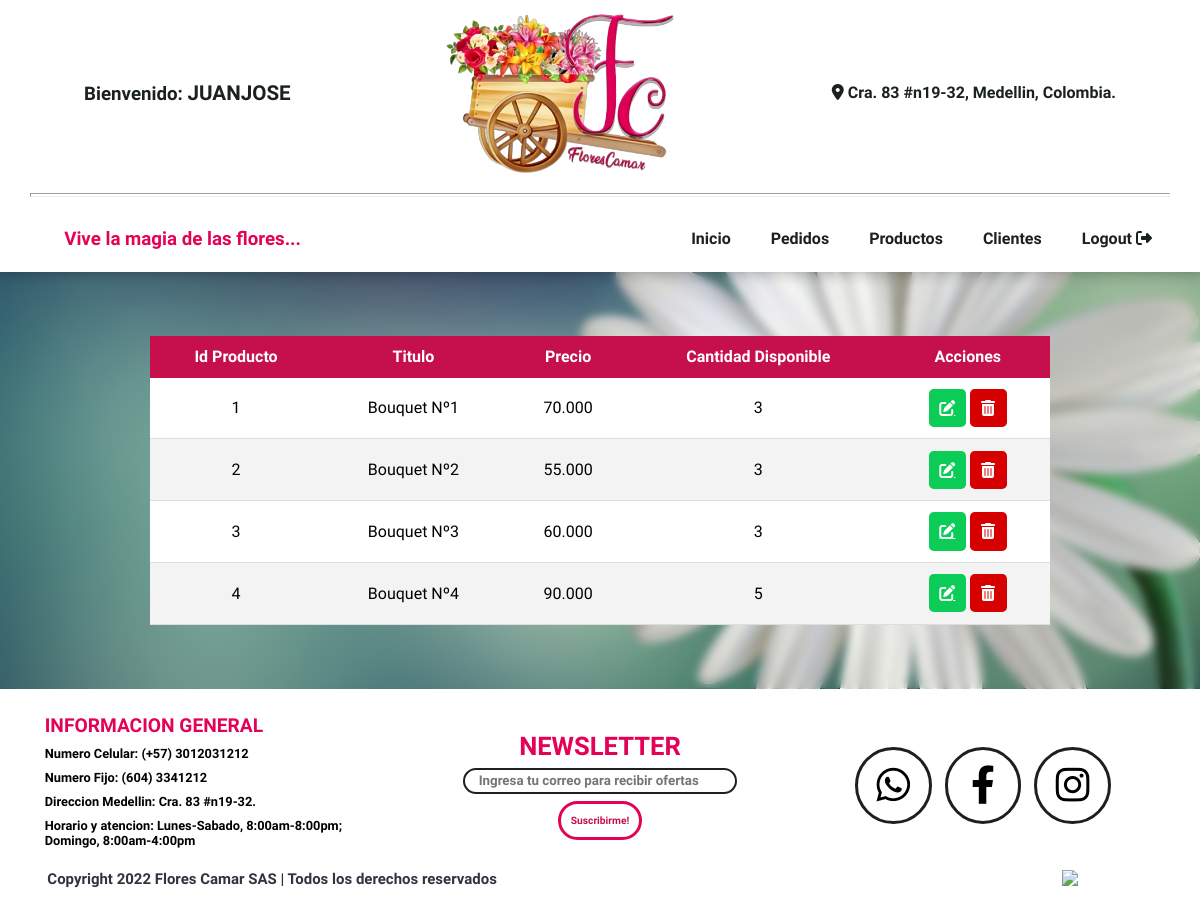
/admin/bouquets.php (signed in), run on the app's committed database.
### tables this page shows
CREATE TABLE `bouquets` (
  `id` int(11) NOT NULL,
  `titulo` text NOT NULL,
  `descripcion` longtext NOT NULL,
  `caracteristica1` text NOT NULL,
  `caracteristica2` text NOT NULL,
  `caracteristica3` text NOT NULL,
  `caracteristica4` text NOT NULL,
  `img` text NOT NULL,
  `precio` int(11) NOT NULL,
  `precioPantalla` varchar(50) NOT NULL,
  `inventario` int(11) NOT NULL
);

### admin/bouquets.php (the view, shortened to what this page needs)
<!DOCTYPE html>
<html>
<head>
	<link rel="stylesheet" type="text/css" href="../css/main.css">
	<link rel="stylesheet" type="text/css" href="../css/tabla.css">
	<link rel="stylesheet" type="text/css" href="../css/tablas_productos.css">
	<link rel="stylesheet" href="https://cdnjs.cloudflare.com/ajax/libs/font-awesome/6.1.1/css/all.min.css">
</head>
<header id="navbar">
	<div class="up">
		<h3 class="number">Bienvenido: <span><?php echo $_SESSION['usuario_admin']; ?></span>  </h3>
		<img id="logo" class="logo" alt="logo flores camar sas" src="../imgs/logo-nobg.png">
		<span class="location"><i class="fa-solid fa-location-dot"></i> Cra. 83 #n19-32, Medellin, Colombia.</span>
	</div>
	<hr id="navbar__divisor">
	<div class="down">
		<h3 class="slogan">Vive la magia de las flores...</h3>
	<nav>
		<a href="./ingresado.php">Inicio</a>
		<a href="./pedidos.php">Pedidos</a>
		<a href="./productos.php">Productos</a>
		<a href="./clientes.php">Clientes</a>
		<a class="active__link" href="../query/logout.php">Logout <i class="fa-solid fa-right-from-bracket"></i></a>
	</nav>
	</div>
</header>
<body>
	<div class="contenedor_tabla">
		<table class="styled-table">
	 	<thead>
            <tr>
                <th>Id Producto</th>
            	<th>Titulo</th>
            	<th>Precio</th>
            	<th>Cantidad Disponible</th>
            	<th>Acciones</th>
            </tr>
        </thead>
       	<tbody>
        <?php
        	include("../query/conexion.php");
			$sql="SELECT * from bouquets ORDER BY id ASC";
			$result=mysqli_query($conexion,$sql);
			while($mostrar=mysqli_fetch_array($result)){
		 ?>
                    <tr>
                    	<td><?php echo $mostrar['id'] ?></td>
                        <td><?php echo $mostrar['titulo'] ?></td>
                        <td><?php echo $mostrar['precioPantalla'] ?></td>
                        <td><?php echo $mostrar['inventario'] ?></td>
                        <td> <a href="formulario_actualizar_producto.php?id=<?php echo $mostrar['id']; ?>&tipo=bouquets" title="Editar"><i class="fa-solid fa-pen-to-square"></i></a>
                            <a title="Eliminar" onClick="eliminarBouquet(<?php echo $mostrar['id'] ?>)"><i
                                    class="fas fa-trash-alt"></i></a>
                        </td>
                    </tr>
        <?php
			}
	 	?>
	 	</tbody>
    </table>
	</div>
</body>
<footer class="footer">
	<div class="footer__up">
		<div class="footer__info">
			<h2>INFORMACION GENERAL</h2>
			<span>Numero Celular: (+57) 3012031212</span>
			<span>Numero Fijo: (604) 3341212</span>
			<span>Direccion Medellin: Cra. 83 #n19-32.</span>
			<span>Horario y atencion: Lunes-Sabado, 8:00am-8:00pm; Domingo, 8:00am-4:00pm</span>
		</div>
		<div class="footer__newsletter">
			<h2>NEWSLETTER</h2>
			<input type="email" placeholder="Ingresa tu correo para recibir ofertas" name="">
			<a href="" class="btn btn__2">Suscribirme!</a>
		</div>
		<div class="footer__redes">
			<a class="footer__redes-whatsapp"><i class="fa-brands fa-whatsapp"></i></a>
			<a class="footer__redes-facebook"><i class="fa-brands fa-facebook-f"></i></a>
			<a class="footer__redes-instagram"><i class="fa-brands fa-instagram"></i></a>
		</div>
	</div>
	<div class="footer__down">
		<div class="footer__derechos">
			<h3>Copyright 2022  Flores Camar SAS | Todos los derechos reservados</h3>
		</div>
		<div class="footer__tarjetas">
			<img src="https://www.floresbogota.net/pub/media/wysiwyg/smartwave/porto/footer/shop2_payment_logo.png">
		</div>
	</div>
</footer>
</html>

### css/main.css (style rules this page uses)
:root { --oswald: 'Oswald', sans-serif; --quicksand: 'Quicksand', sans-serif; --petit: 'Petit Formal Script', cursive; --black: #000; --white: #fff; --grey: #ccc; --gunmetal: #30343F; --eerie-black: #1B2021; --pink: #E40256; --dark-pink: #C6104D; --orange: #D8590B; --dark-orange: #AE4200; --dark-brown: #DFA343; --brown: #F9EBBC; }
* { padding: 0; margin: 0; box-sizing: border-box; user-select: none; -webkit-user-select: none; -moz-user-select: none; }
html { scroll-behavior: smooth; }
header { display: flex; flex-direction: column; align-items: center; justify-content: space-between; font-family: var(--petit); font-weight: bold; z-index: 5; background: var(--white); color: var(--eerie-black); box-shadow: 0 2px 10px rgba(0, 0, 0, .3); }
header .up { width: 100%; padding: 0.5em; display: flex; flex-direction: row; justify-content: space-around; background: var(--white); color: var(--eerie-black); align-items: center; text-align: center; flex-wrap: wrap; }
header .up h3 span { font-family: var(--quicksand); font-size: 1.1em; text-transform: uppercase; }
header .up .logo { width: 20%; transition: .5s; filter: drop-shadow(1px 1px 0 var(--white)); }
header .down { width: 100%; display: flex; flex-direction: row; align-items: center; justify-content: space-between; flex-wrap: wrap; padding: .5em; }
header .down .slogan { margin-left: 3em; color: var(--pink); }
header .down nav { display: flex; justify-content: center; flex-direction: row; list-style: none; }
header .down nav a { padding: 1em 0; text-decoration: none; color: unset; position: relative; margin-right: 2.5em; transition: .3s; }
header .down nav a::before { content: ''; position: absolute; bottom: 9px; left: 0; width: 0; height: .3em; background: var(--pink); transition: .5s; }
#navbar__divisor { display: block; margin-top: 0.5em; margin-bottom: 0.5em; margin-left: auto; margin-right: auto; width: 95%; height: 4px; transition: .3s; animation: cambiar_fondo 3s infinite; }
.footer { background: var(--white); font-size: 0.8em; font-family: var(--quicksand); padding: 2em 2em 0.8em 2em; }
.footer__up { display: flex; justify-content: space-around; align-items: center; flex-direction: row; }
.footer__info { display: inline-block; width: 30%; }
.footer__info h2 { color: var(--pink); }
.footer__info span { display: block; font-weight: bold; margin: 0.7em 0; }
.footer__newsletter { display: flex; justify-content: center; align-items: center; flex-direction: column; gap: 0.5em; width: 30%; }
.footer__newsletter h2 { color: var(--pink); font-weight: bold; font-size: 2em; }
.footer__newsletter input[type=email] { border-radius: 2em; font-family: var(--quicksand); border: 2px solid var(--eerie-black); display: inline; height: 2em; width: 20.5em; padding: 0 1em; font-weight: bold; color: var(--dark-pink); }
.footer__newsletter a { font-size: 0.8em; }
.footer__redes { width: 30%; display: flex; justify-content: center; align-items: center; gap: 1em; }
.footer__redes a { display: inline-flex; justify-content: center; align-items: center; font-size: 3em; width: 2em; height: 2em; padding: 0.6em; border: 3px solid var(--eerie-black); border-radius: 50%; transition: .3s; cursor: pointer; }
.footer__down { display: flex; justify-content: space-between; padding: 1em 7.5em 0 1.7em; align-items: center; }
.footer__derechos { color: var(--gunmetal); }
.btn { padding: 1em; color: var(--white); border: none; cursor: pointer; font-family: var(--petit); font-weight: bold; font-size: 0.9em; text-decoration: none; border-radius: 2em; }
.btn__2 { color: var(--dark-pink); font-weight: bold; border: 3px solid var(--pink); }

### css/tablas_productos.css (style rules this page uses)
:root { --oswald: 'Oswald', sans-serif; --quicksand: 'Quicksand', sans-serif; --petit: 'Petit Formal Script', cursive; --black: #000; --white: #fff; --grey: #ccc; --gunmetal: #30343F; --eerie-black: #1B2021; --pink: #E40256; --dark-pink: #C6104D; --orange: #D8590B; --dark-orange: #AE4200; --dark-brown: #DFA343; --brown: #F9EBBC; }
body { background: url("../imgs/margarita_blanca.jpg"); background-size: cover; }

### data on the page
bouquets: id "1", titulo "Bouquet Nº1", precioPantalla "70.000", inventario "3"
bouquets: id "2", titulo "Bouquet Nº2", precioPantalla "55.000", inventario "3"
bouquets: id "3", titulo "Bouquet Nº3", precioPantalla "60.000", inventario "3"
bouquets: id "4", titulo "Bouquet Nº4", precioPantalla "90.000", inventario "5"

### other printed values
$_SESSION['usuario_admin'] "JUANJOSE"
